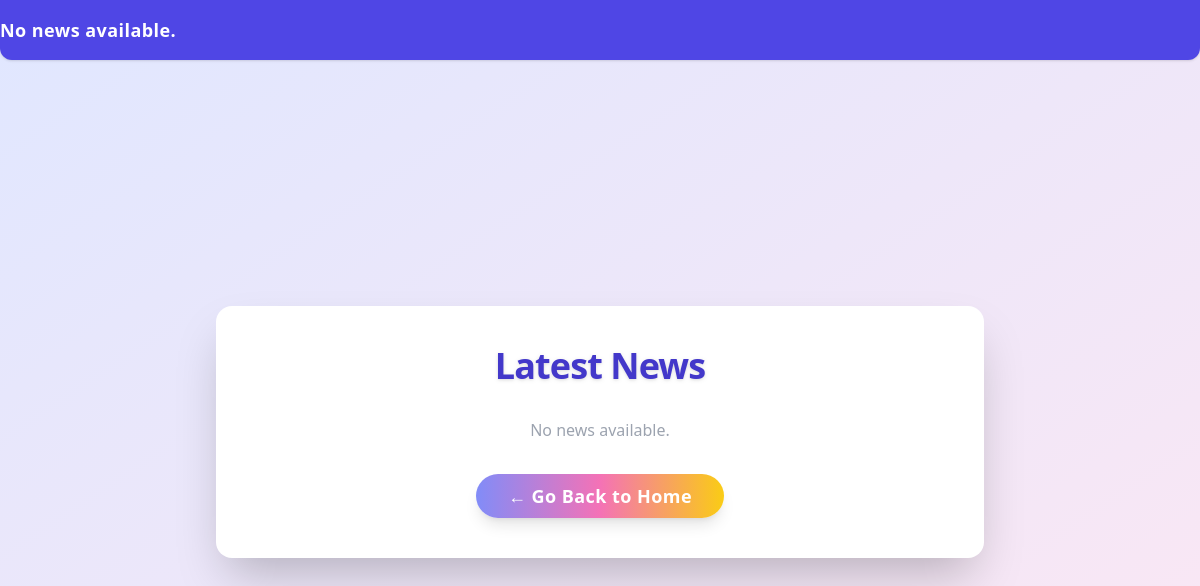
Before: /news/ with the older database file.
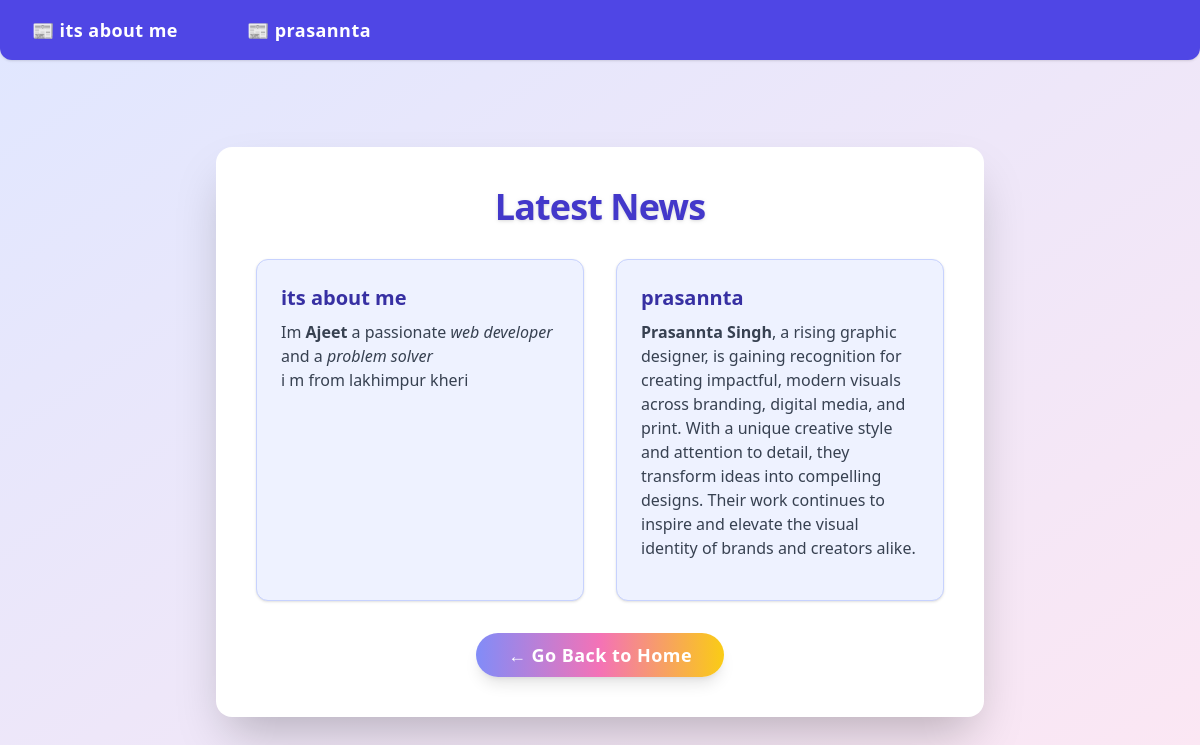
After: the same page with the newer database file.
### news/models.py (models this page shows)
class News(models.Model):
  title=models.CharField(max_length=100)
  news_desc=HTMLField()
  news_slug=AutoSlugField(populate_from="title",unique=True,null=True,default=None)

### practice_project/views.py (the view)
# urls.py: path("news/", views.news_list, name='news'),
def news_list(request):
    news_all = News.objects.all()  # For marquee
    paginator = Paginator(news_all, 4)  # 4 news per page
    page_number = request.GET.get('page')
    page_obj = paginator.get_page(page_number)
    return render(request, 'news.html', {
        'page_obj': page_obj,  # Paginated news for grid
        'news_all': news_all   # All news for marquee
    })

### templates/news.html (shortened to what this page needs)
<!DOCTYPE html>
<html lang="en">
<head>
    <script src="https://cdn.tailwindcss.com"></script>
</head>
<body class="bg-gradient-to-br from-indigo-100 to-pink-100 min-h-screen flex items-center justify-center">
    <div class="absolute top-0 left-0 w-full">
        <marquee onmouseover="stop()" onmouseout="start()"
            behavior="scroll"
            direction="right"
            class="bg-indigo-600 text-white py-4 text-lg font-semibold tracking-wide rounded-b-xl shadow"
        >
            {% for news in news_all %}
                <a href="{% url 'news-details' news.news_slug %}">
                    <span class="mx-8">📰 {{ news.title }}</span>
                </a>
            {% empty %}
                <span>No news available.</span>
            {% endfor %}
        </marquee>
    </div>
    <div class="bg-white shadow-2xl rounded-2xl p-10 w-full max-w-3xl mx-auto mt-16">
        <h1 class="text-4xl font-extrabold text-center text-indigo-700 mb-8 tracking-tight drop-shadow">
            Latest News
        </h1>
        {% if page_obj %}
            <div class="grid grid-cols-1 md:grid-cols-2 gap-8">
                {% for news in page_obj %}
                    <div class="bg-indigo-50 border border-indigo-200 rounded-xl shadow p-6 flex flex-col">
                        <div class="text-xl font-bold text-indigo-800 mb-2">
                            {{ news.title }}
                        </div>
                        <div class="text-gray-700 prose max-w-none mb-4">
                            {{ news.news_desc|safe }}
                        </div>
                    </div>
                {% endfor %}
            </div>
        {% else %}
            <div class="text-center text-gray-400 mt-8">No news available.</div>
        {% endif %}
        <div class="mt-8 text-center">
            <a
                href="/"
                class="inline-block bg-gradient-to-r from-indigo-400 via-pink-400 to-yellow-400 hover:from-indigo-500 hover:via-pink-500 hover:to-yellow-500 text-white font-bold py-2 px-8 rounded-full shadow-lg transition duration-300 text-lg tracking-wide"
            >
                ← Go Back to Home
            </a>
        </div>
    </div>
</body>
</html>

Changed rows visible on the page:
added News: title "its about me", news_desc "Im Ajeet a passionate web developer and a problem solver i m from lakhimpur kheri"
added News: title "prasannta", news_desc "Prasannta Singh , a rising graphic designer, is gaining recognition for creating impactful, modern visuals across branding, digital media, and print. With a unique creative style and attention to detail, they transform ideas into compelling designs. Their work continues to inspire and elevate the visual identity of brands and creators alike."
Other visible differences:
text no longer shown: "No news available. No news available."
